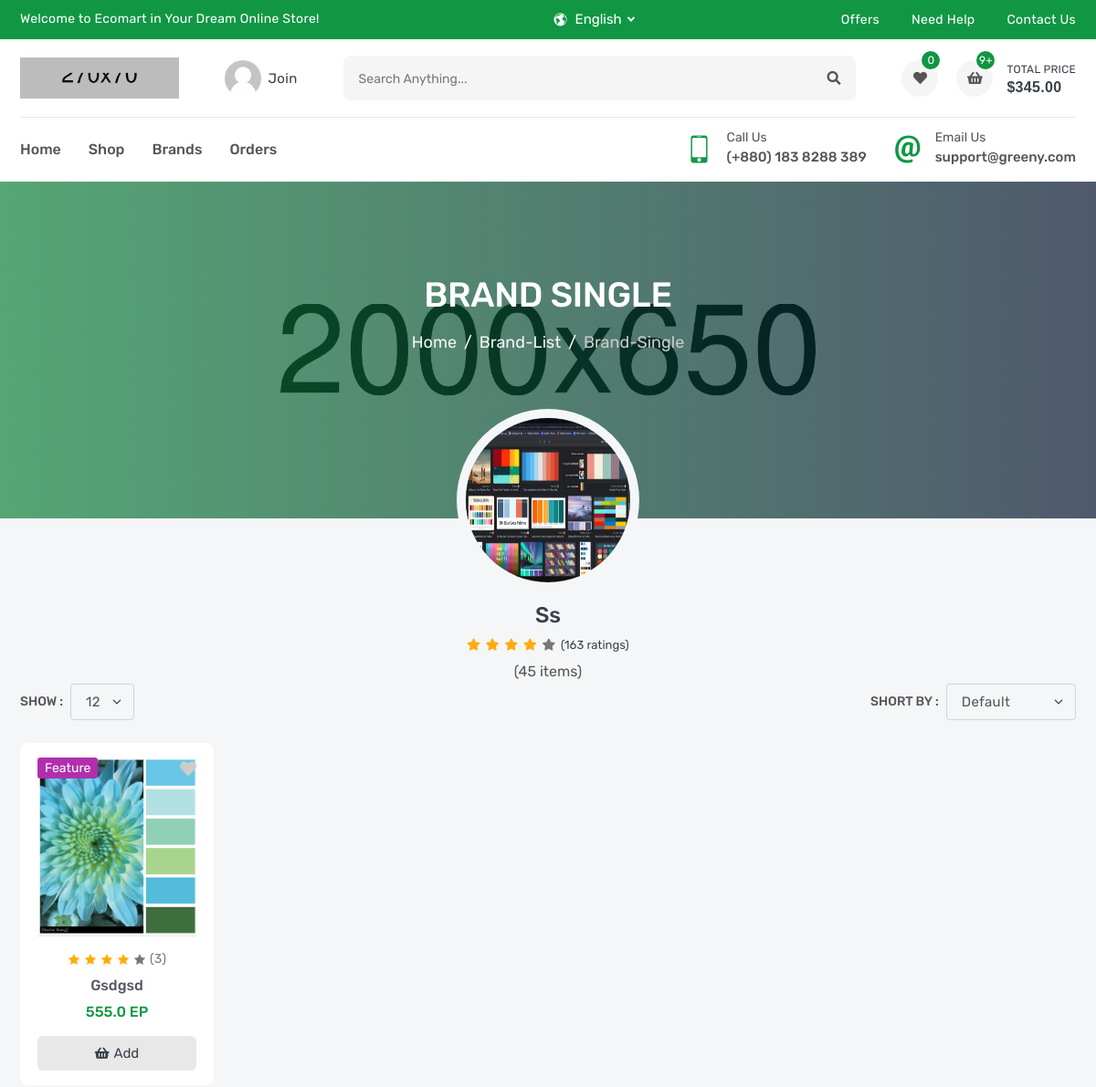
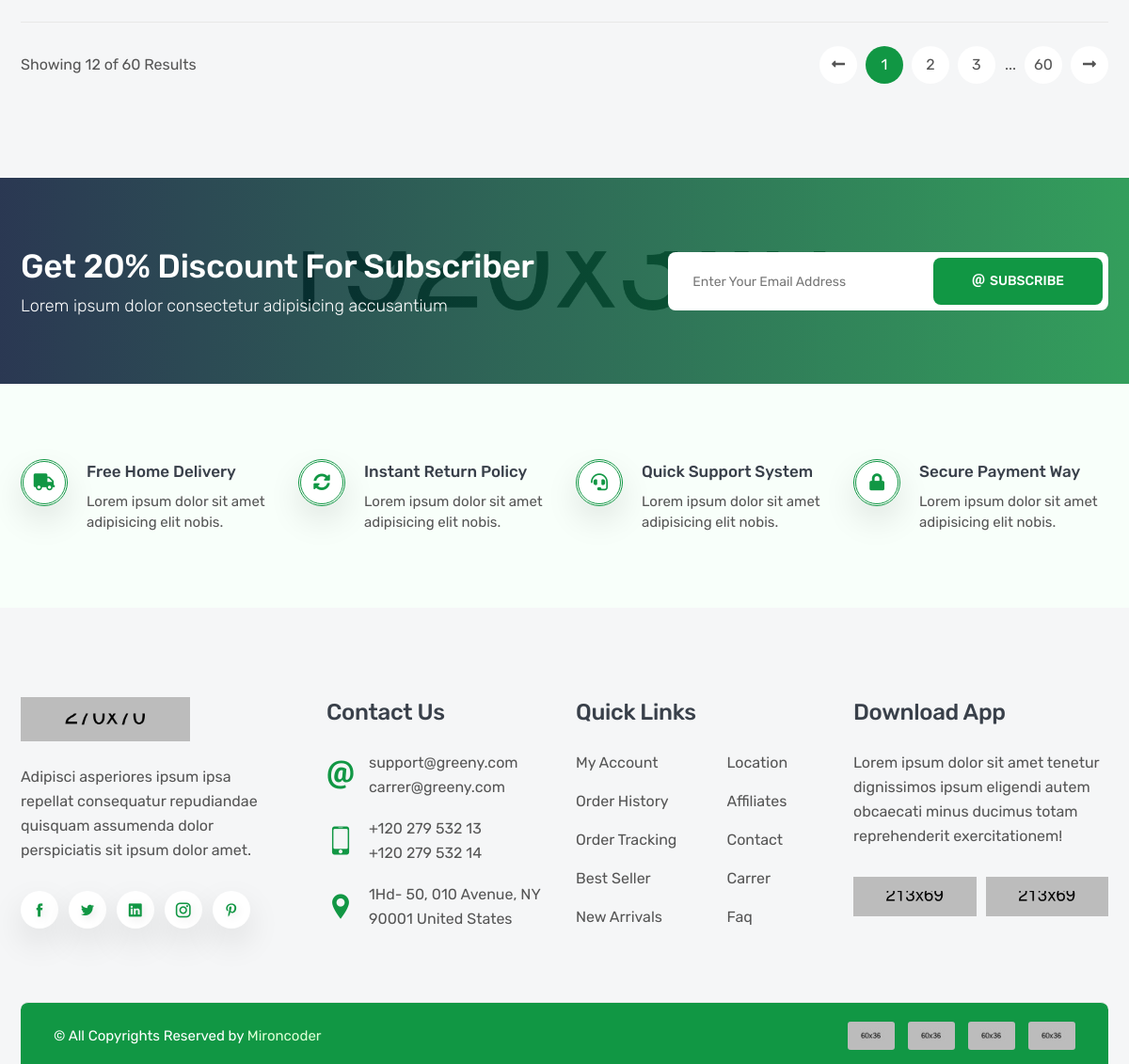
The app's page /products/brands/ss with its own data (2 pictures, top to bottom).
### product/models.py (models this page shows, shortened)
class Brand(models.Model):
    name = models.CharField(_('Name'),max_length=100)
    image = models.ImageField(_('Image'),upload_to='brands')
    slug = models.SlugField(null=True,blank=True)
    def __str__(self):
        return self.name

class Product(models.Model):
    name = models.CharField(_('Name'),max_length=120)
    flag = models.CharField(_('Flag'),max_length=10,choices=FLAG_TYPES)
    image = models.ImageField(_('Image'),upload_to='products')
    price = models.FloatField(_('Price'))
    sku = models.CharField(_('SKU'),max_length=12)
    subtitle = models.CharField(_('Subtitle'),max_length=300)
    description = models.TextField(_('Description'),max_length=40000)
    quantity = models.IntegerField(_('Quantity'))
    brand = models.ForeignKey('Brand',verbose_name=_('Brand'),related_name='product_brand',on_delete=models.SET_NULL,null=True)
    tags = TaggableManager()
    slug = models.SlugField(null=True,blank=True)
    def __str__(self):
        return self.name

### product/views.py (the view)
# urls.py: path('brands/<slug:slug>',BrandDetail.as_view()),
class BrandDetail(ListView):
    model = Product
    template_name = 'product/brand_detail.html'
    paginate_by = 20
    def get_queryset(self):
        brand = Brand.objects.get(slug=self.kwargs['slug'])
        return super().get_queryset().filter(brand=brand) # Product query->(product.brand=brand*this one up*)
    def get_context_data(self, **kwargs):
        context = super().get_context_data(**kwargs)
        context["brand"] = Brand.objects.get(slug=self.kwargs['slug'])
        return context

### product/templates/product/brand_detail.html (shortened to what this page needs)
{% extends "base.html" %}
{% load static %}
{% block css %}
    <link rel="stylesheet" href="{% static 'en/css/brand-single.css' %}">
{% endblock css %}
{% block body %}
        <section class="single-banner" style="background: url(images/single-banner.jpg) no-repeat center;">
            <div class="container">
                <h2>Brand Single</h2>
                <ol class="breadcrumb">
                    <li class="breadcrumb-item"><a href="index.html">Home</a></li>
                    <li class="breadcrumb-item"><a href="brand-list.html">brand-list</a></li>
                    <li class="breadcrumb-item active" aria-current="page">brand-single</li>
                </ol>
            </div>
        </section>
        <div class="brand-single">
            <a href="#"><img src="{{brand.image.url}}" alt="brand"></a>
            <a href="#"><h3>{{brand}}</h3></a>
            <ul>
                <li class="fas fa-star active"></li>
                <li class="fas fa-star active"></li>
                <li class="fas fa-star active"></li>
                <li class="fas fa-star active"></li>
                <li class="fas fa-star"></li>
                <li class="total">(163 ratings)</li>
            </ul>
            <p>(45 items)</p>
        </div>
        <section class="inner-section shop-part">
            <div class="container">
                <div class="row">
                    <div class="col-lg-12">
                        <div class="top-filter">
                            <div class="filter-show">
                                <label class="filter-label">Show :</label>
                                <select class="form-select filter-select">
                                    <option value="1">12</option>
                                </select>
                            </div>
                            <div class="filter-short">
                                <label class="filter-label">Short by :</label>
                                <select class="form-select filter-select">
                                    <option selected>default</option>
                                </select>
                            </div>
                        </div>
                    </div>
                </div>
                <div class="row row-cols-2 row-cols-md-3 row-cols-lg-3 row-cols-xl-5">
                {% for object in object_list %}
                            <div class="col">
                                <div class="product-card">
                                    <div class="product-media">
                                        <div class="product-label">
                                            <label class="label-text {% if object.flag == 'Sale' %}sale{% elif object.flag == 'New' %}new{% elif object.flag == 'Feature' %}feat{% endif %}">{{object.flag}}</label>
                                        </div>
                                        <button class="product-wish wish">
                                            <i class="fas fa-heart"></i>
                                        </button>
                                        <a class="product-image" href="product-video.html">
                                            <img src="{{object.image.url}}" style="width:175px; height:195px" alt="product">
                                        </a>
                                    </div>
                                    <div class="product-content">
                                        <div class="product-rating">
                                            <i class="active icofont-star"></i>
                                            <i class="active icofont-star"></i>
                                            <i class="active icofont-star"></i>
                                            <i class="active icofont-star"></i>
                                            <i class="icofont-star"></i>
                                            <a href="product-video.html">(3)</a>
                                        </div>
                                        <h6 class="product-name">
                                            <a href="/products/{{object.slug}}">{{object}}</a>
                                        </h6>
                                        <h6 class="product-price">
                                            <span>{{object.price}} EP</span>
                                        </h6>
                                        <button class="product-add" title="Add to Cart">
                                            <i class="fas fa-shopping-basket"></i>
                                            <span>add</span>
                                        </button>
                                    </div>
                                </div>
                            </div>
                {% endfor %}
                </div>
                <div class="row">
                    <div class="col-lg-12">
                        <div class="bottom-paginate">
                            <p class="page-info">Showing 12 of 60 Results</p>
                            <ul class="pagination">
                                <li class="page-item">
                                    <a class="page-link" href="#">
                                        <i class="fas fa-long-arrow-alt-left"></i>
                                    </a>
                                </li>
                                <li class="page-item"><a class="page-link active" href="#">1</a></li>
                                <li class="page-item"><a class="page-link" href="#">2</a></li>
                                <li class="page-item"><a class="page-link" href="#">3</a></li>
                                <li class="page-item">...</li>
                                <li class="page-item"><a class="page-link" href="#">60</a></li>
                                <li class="page-item">
                                    <a class="page-link" href="#">
                                        <i class="fas fa-long-arrow-alt-right"></i>
                                    </a>
                                </li>
                            </ul>
                        </div>
                    </div>
                </div>
            </div>
        </section>
        <section class="news-part" style="background: url(images/newsletter.jpg) no-repeat center;">
            <div class="container">
                <div class="row align-items-center">
                    <div class="col-md-5 col-lg-6 col-xl-7">
                        <div class="news-text">
                            <h2>Get 20% Discount for Subscriber</h2>
                            <p>Lorem ipsum dolor consectetur adipisicing accusantium</p>
                        </div>
                    </div>
                    <div class="col-md-7 col-lg-6 col-xl-5">
                        <form class="news-form">
                            <input type="text" placeholder="Enter Your Email Address">
                            <button><span><i class="icofont-ui-email"></i>Subscribe</span></button>
                        </form>
                    </div>
                </div>
            </div>
        </section>
{% endblock body %}

### static/en/css/brand-single.css (style rules this page uses)
.single-banner { padding: 100px 0px 180px; }
.brand-single { position: relative; text-align: center; margin-top: -120px; z-index: 1; }
.brand-single a { display: block; }
.brand-single a img { width: 200px; height: 200px; border-radius: 50%; border: 10px solid var(--body); margin-bottom: 10px; }
.brand-single a h3 { text-transform: capitalize; margin-bottom: 3px; }
.brand-single ul { margin-bottom: 3px; }
.brand-single ul li { font-size: 13px; margin: 0px 1px; color: var(--gray); display: inline-block; }
.brand-single ul .active { color: var(--yellow); }
.brand-single ul .total { color: var(--heading); }

### records on screen
Brand: image (picture), name "Ss"
Product: flag "Feature", image (picture), name "Gsdgsd", price "555.0"
